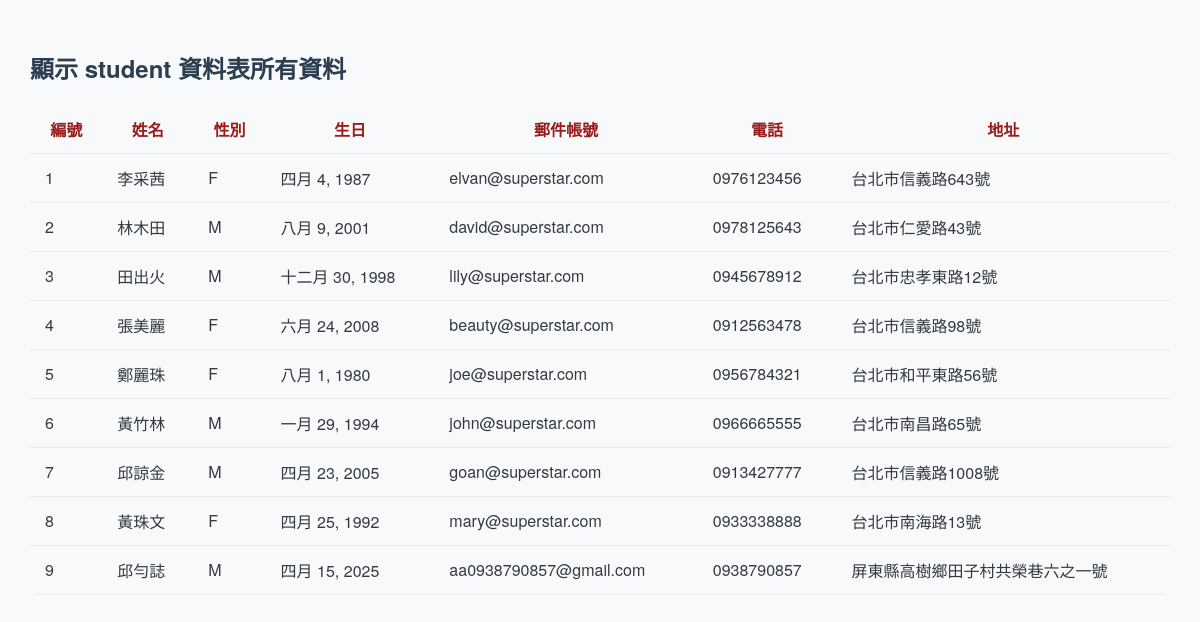
/listall/, run on the app's committed database.
### studentsapp/models.py (models this page shows, shortened)
class student(models.Model):
	cName = models.CharField(max_length=20, null=False)
	cSex = models.CharField(max_length=2, default='M', null=False)
	cBirthday = models.DateField(null=False)
	cEmail = models.EmailField(max_length=100, blank=True, default='')
	cPhone = models.CharField(max_length=50, blank=True, default='')
	cAddr = models.CharField(max_length=255,blank=True, default='')

### studentsapp/views.py (the view)
# urls.py: path('listall/', views.listall),
def listall(request):
    students = student.objects.all().order_by('id')  #讀取資料表, 依 id 遞增排序
    return render(request, "listall.html", locals())

### templates/listall.html (shortened to what this page needs)
{% extends 'base.html' %}
{% block content %}
<h2>顯示 student 資料表所有資料</h2>
<table>
	<tr>
		<th>編號</th><th>姓名</th><th>性別</th><th>生日</th>
		<th>郵件帳號</th><th>電話</th><th>地址</th>
	</tr>
	{% for student in students %}
	<tr>
		<td>{{ student.id }}</td>
		<td>{{ student.cName }}</td>
		<td>{{ student.cSex }}</td>
		<td>{{ student.cBirthday }}</td>
		<td>{{ student.cEmail }}</td>
		<td>{{ student.cPhone }}</td>
		<td>{{ student.cAddr }}</td>
	</tr>
	{% endfor %}
</table>
{% endblock %}

### templates/base.html (shortened to what this page needs)
<!DOCTYPE html>
<html>
	<head>
		{% load static %}
		<link rel="stylesheet" type="text/css" href="{% static 'css/style.css' %}">
	</head>
	<body>
		{% block content %} {% endblock %}
	</body>
</html>

### static/css/style.css (style rules this page uses)
body { font-family: "Microsoft JhengHei", "Helvetica Neue", sans-serif; background-color: #f8f9fa; margin: 0; padding: 30px; color: #343a40; }
h2 { color: #2c3e50; margin-bottom: 20px; }
table { width: 100%; border-collapse: collapse; border-radius: 6px; overflow: hidden; margin-top: 20px; }
table th, table td { padding: 12px 15px; border-bottom: 1px solid #e9ecef; }
table th { color: #9b1c1c; font-weight: bold; }

### data on the page
student: id "1", cName "李采茜", cSex "F", cBirthday "四月 4, 1987", cEmail "elvan@superstar.com", cPhone "0976123456", cAddr "台北市信義路643號"
student: id "2", cName "林木田", cSex "M", cBirthday "八月 9, 2001", cEmail "david@superstar.com", cPhone "0978125643", cAddr "台北市仁愛路43號"
student: id "3", cName "田出火", cSex "M", cBirthday "十二月 30, 1998", cEmail "lily@superstar.com", cPhone "0945678912", cAddr "台北市忠孝東路12號"
student: id "4", cName "張美麗", cSex "F", cBirthday "六月 24, 2008", cEmail "beauty@superstar.com", cPhone "0912563478", cAddr "台北市信義路98號"
student: id "5", cName "鄭麗珠", cSex "F", cBirthday "八月 1, 1980", cEmail "joe@superstar.com", cPhone "0956784321", cAddr "台北市和平東路56號"
student: id "6", cName "黃竹林", cSex "M", cBirthday "一月 29, 1994", cEmail "john@superstar.com", cPhone "0966665555", cAddr "台北市南昌路65號"
student: id "7", cName "邱諒金", cSex "M", cBirthday "四月 23, 2005", cEmail "goan@superstar.com", cPhone "0913427777", cAddr "台北市信義路1008號"
student: id "8", cName "黃珠文", cSex "F", cBirthday "四月 25, 1992", cEmail "mary@superstar.com", cPhone "0933338888", cAddr "台北市南海路13號"
student: id "9", cName "邱勻誌", cSex "M", cBirthday "四月 15, 2025", cEmail "aa0938790857@gmail.com", cPhone "0938790857", cAddr "屏東縣高樹鄉田子村共榮巷六之一號"
